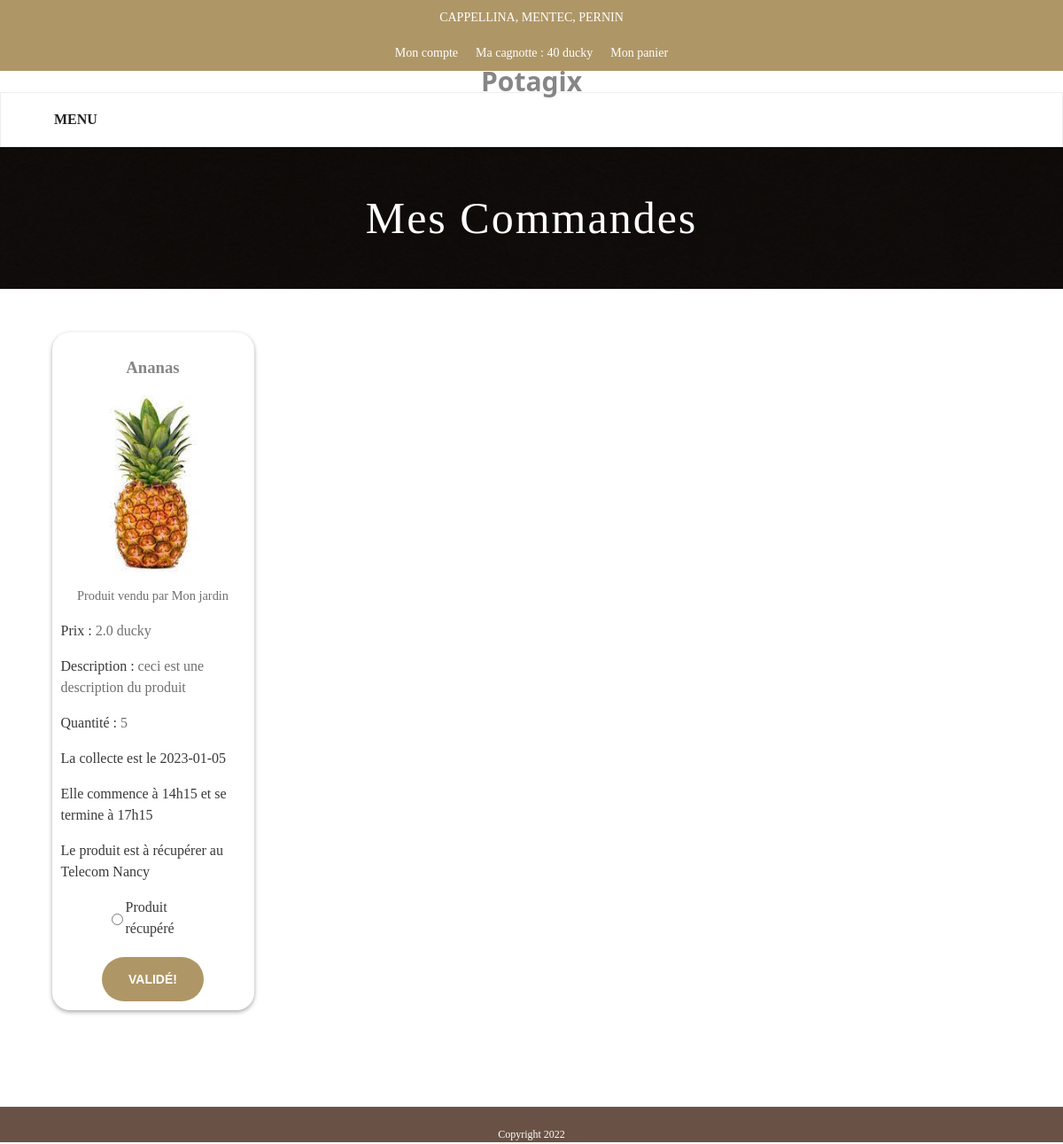
Page /commande (signed in) on the committed database.
### tables this page shows
CREATE TABLE Produit(
    id INTEGER PRIMARY KEY AUTOINCREMENT NOT NULL, 
    typeProduit VARCHAR(255), 
    prix REAL, 
    quantite INTEGER, 
    description TEXT, 
    idHeure INTEGER, 
    idImage INTEGER, name varchar(255), isValid VARCHAR(255), valid VARCHAR(255) DEFAULT "non", display INTEGER DEFAULT 1, 
    FOREIGN KEY(idImage) REFERENCES ImageProduit(idImageProduit), 
    FOREIGN KEY(idHeure) REFERENCES Horaires(idHeure)
);

CREATE TABLE ImageProduit(
    idImageProduit INTEGER PRIMARY KEY AUTOINCREMENT NOT NULL,
    idProduit INTEGER, 
    Path VARCHAR(255),	
    FOREIGN KEY(idProduit) REFERENCES Produit(id)
);

CREATE TABLE JardinPartage(
    id INTEGER PRIMARY KEY AUTOINCREMENT NOT NULL, 
    ownerId INTEGER,
    link VARCHAR(255),
    image VARCHAR(255), name TEXT, description TEXT, isLocations INTEGER, idLocation Integer,
    FOREIGN KEY(ownerId) REFERENCES User(id)
);

CREATE TABLE Horaires(
    idHeure INTEGER PRIMARY KEY AUTOINCREMENT, 
    dateHeures DATE
, debut VARCHAR(255), fin VARCHAR(255));

CREATE TABLE locations(
    idLocation INTEGER PRIMARY KEY AUTOINCREMENT NOT NULL,
    adresse VARCHAR(255),
    latitude REAL,
    longitude REAL
);

### app.py (the view)
@app.route('/commande', methods=['GET','POST'])
def commande():
    if not user.isConnected():
        return render_template('not_connected.html')
    if request.method == 'GET':
        data = comm.commande_get()
        return render_template('commande.html',data = data)
    if request.method == 'POST':
        id_prod = request.form.get('id-prod')
        comm.commande_post(id_prod)
        return redirect(url_for('commande'))

### modules/bdd.py (called while the page is built, shortened)
def select(table, attributs=["*"], conditions={}, limit=0, tables_jointes={}, distinct="", order="", connector=" AND"):
    params_str = ""
    for a in attributs:
        params_str += a + ","
    params_str = params_str[:-1]
    request = "SELECT " + distinct + " " + params_str + " FROM " + table
    if len(tables_jointes) > 0:
        for t in tables_jointes:
            request += " JOIN " + t + " ON " + tables_jointes[t]
    if len(conditions) > 0:
        request = request + " WHERE "
        for c in conditions:
            request += " " + c  + "= :" + c + connector
        request = request[:-3] + order
        engine = create_engine('sqlite:///' + DATABASE)
        con = engine.connect()
        query = text(request + addLimit(limit))
        res = con.execute(query, conditions)
        return res.fetchall()

def addLimit(n):
    return "" if n == 0 else " LIMIT " + str(n)

### modules/commande.py (called while the page is built)
def get_adress(name):
    first = bdd.select('user',['locations.adresse'],tables_jointes={'locations':'locations.idLocation=user.idLocation'},conditions={'pseudo': name})
    second = bdd.select('microferme',['locations.adresse'],tables_jointes={'locations':'locations.idLocation = Microferme.idLocation'},conditions={'nom': name})
    third = bdd.select('jardinpartage',['locations.adresse'],tables_jointes={'locations':'locations.idLocation = jardinpartage.idLocation'},conditions={"name": name})
    if len(first)>0:
        return first[0]
    if len(second)>0:
        return second[0]
    if len(third)>0:
        return third[0]

def fuse(l1,l2):
    res = []
    temp=[]
    first = l1
    second = l2
    i = 0
    while first != []:
        for item in first :
            for word in item :
                temp.append(word)
            for word2 in second[i]:
                temp.append(word2)
            res.append(temp)
            first.pop(0)
            i+=1
            temp = []
    return res

### modules/produit.py (called while the page is built, shortened)
def get_owner(id):
    jardin = bdd.select("ProduitJardinsPartages", conditions={"idProduit": id})
    if len(jardin) > 0:
        return (bdd.select("JardinPartage", conditions={"id": jardin[0][1]})[0][4], 'jardin/' + str(jardin[0][1]))

### modules/user.py (called while the page is built)
def isConnected():
    return len(session) > 0

### templates/commande.html (shortened to what this page needs)
{% extends 'basic_template.html' %}
{% block head %}
<link rel="stylesheet" href="{{ url_for('static', filename='css/style.css') }}">
<link rel="stylesheet" href="{{ url_for('static', filename='css/commande.css') }}">
{% endblock %}
{% block title %}Mes commandes{% endblock %}
{% block content %}
    <div class="produit-parent">
        {% for item  in data %}
            <div class="produit">
                <h3 class='titre'>{{item[7]}}</h3>
                <img src="{{url_for ('static', filename=item[3]) }}" class="img">
                <div class="dessous">
                    <p class="seller">Produit vendu par {{item[10]}} </p>
                    <p><span class="categ">Prix : </span> {{item[1]}} ducky</p>
                    <p><span class="categ">Description : </span> {{item[2]}}</p>
                    <p><span class="categ">Quantité : </span> {{item[8]}}
                    <p class="categ"> La collecte est le {{item[4]}}</p>
                    <p class="categ"> Elle commence à {{item[5]}} et se termine à {{item[6]}}</p>
                    <p class="categ">Le produit est à récupérer au {{item[12]}} </p>
                    <form action="/commande" method = 'POST'>
                        <div class='validation'>
                            <input type='radio' name='Btn' value ='ok'>
                            <label for="bouton">Produit récupéré</label>
                        </div>
                        <div class="submit-parent">
                            <input type="submit" value="Validé!" class='submit'>
                        </div>
                    </form>
                </div>
            </div>
        {% endfor %}
    </div>
{% endblock %}

### static/css/general.css (style rules this page uses)
html, body { padding: 0; margin: 0; font-size: 1rem; height: 100%; }
body { font-family: "Roboto Slab"; line-height: 24px; font-weight: 400; font-style: normal; color: #868686; font-size: 16px; }
img { max-width: 100%; }

### static/css/style.css (style rules this page uses)
html, body { height: 100%; overflow: auto; width: 100%; margin: 0; padding: 0; }
.submit { height: 50px; line-height: 50px; border: none; background: #AF9666; color: #fff; font-size: 14px; font-weight: 600; text-transform: uppercase; border-radius: 25px; padding: 0 60px; margin: auto; cursor: pointer; }

### static/css/commande.css (style rules this page uses)
.produit-parent { width: 95%; margin: auto; display: flex; flex-wrap: wrap; }
.produit { width: 20%; margin: 2.5%; border-radius: 20px; padding: 10px; box-shadow: rgba(0, 0, 0, 0.35) 0px 2px 5px; }
.dessous p { text-align: center; font-size: medium; color:rgb(111, 111, 111); }
.produit img { max-width: 100%; height: 200px; margin: auto; display: block; }
.titre { text-align: center; font-weight: bold; text-align: center; text-transform: capitalize; }
.dessous p { text-align: left; }
.categ { color: rgb(57, 57, 57) !important; }
.seller { font-size: 0.9rem !important; text-align: center !important; }
.validation { width: 50%; margin: auto; color: rgb(57, 57, 57); display: flex; justify-content: center; align-items: center; }
.submit-parent { width: 100%; margin: auto; text-align: center; margin-top: 20px; }
.submit { width: auto; margin: auto; text-align: center; padding: 20px 30px; line-height: 0; }

### rows in the picture
Produit: name "Ananas", prix "2.0", description "ceci est une description du produit"
ImageProduit: Path (picture)
JardinPartage: name "Mon jardin"
Horaires: dateHeures "2023-01-05", debut "14h15", fin "17h15"
locations: adresse "Telecom Nancy"

### other values in the picture
{{ session['connexion']['cagnotte'] }} "40"
{{ item[8] }} "5"
